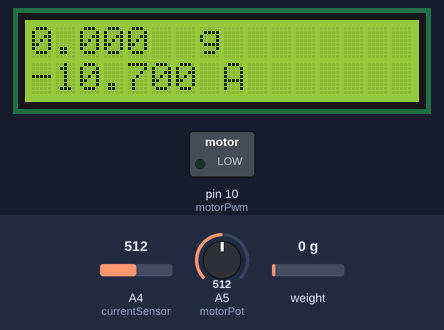
Simulated run of this sketch. Board: Arduino Uno, built with avr-gcc and run on an emulated ATmega328P. Shown: 16×2 character LCD, switched loads named in the sketch (green lamp = pin HIGH). The inputs (shaded band) are chosen by the test bench; at power-on: weight on the scale 0 g, A4 (currentSensor) = 512, A5 (motorPot) = 512. What the sketch prints to the serial monitor is not drawn.

Above: at 2.2 s.
2.3 s: weight on the scale set to 100 g
At 2.8 s:
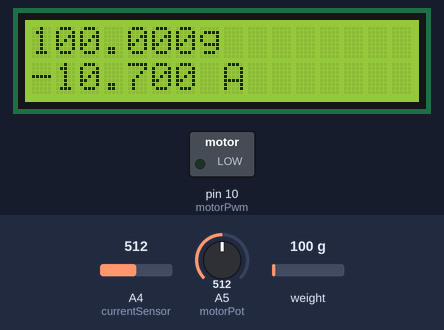
3.8 s: A4 (currentSensor) set to 716
At 4.3 s:
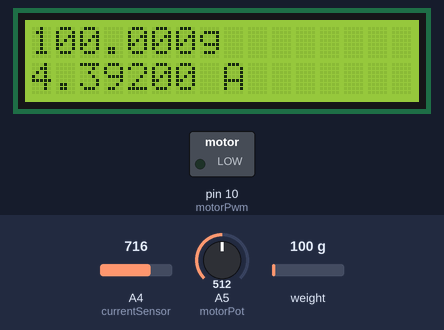
5.3 s: weight on the scale set to 1250 g
At 6.5 s:
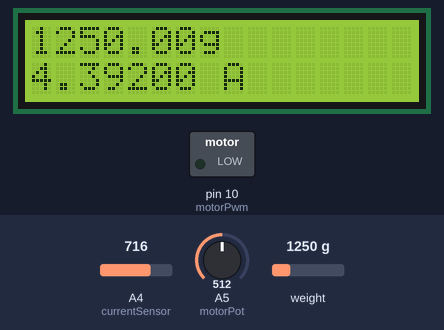
6.8 s: A4 (currentSensor) set to 900
At 8.0 s:
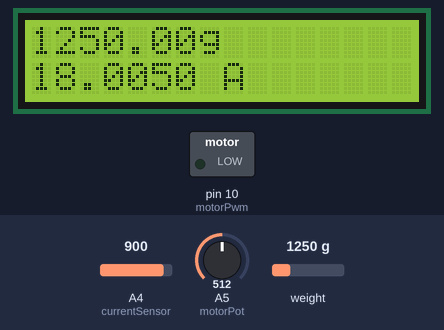
8.3 s: A5 (motorPot) set to 900
11.3 s: weight on the scale set to 2500 g
At 11.7 s:
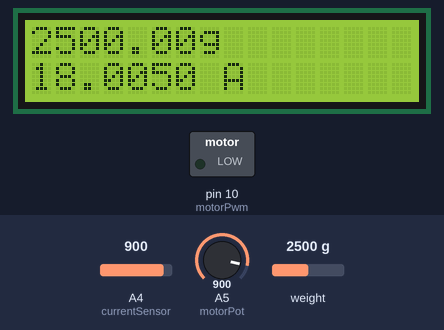
Timing chart, 0 to 13.9 s (numbered marks = the images above; inputs shaded):
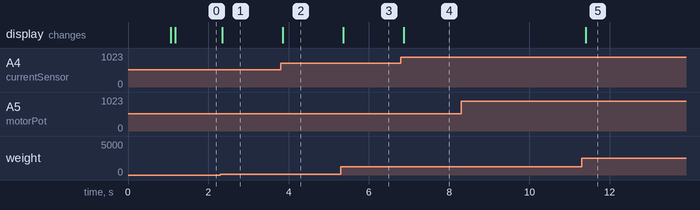

Measured:
- after the input at 2.3 s, the display: changes after 0.05 s (image 1)
- after the input at 3.8 s, the display: changes after 0.06 s (image 2)
- after the input at 5.3 s, the display: changes after 0.06 s (image 3)
- after the input at 6.8 s, the display: changes after 0.07 s (image 4)
- after the input at 11.3 s, the display: changes after 0.11 s (image 5)

The sketch:

motorThrust.ino
```cpp
// include the library code:
#include <LiquidCrystal.h>
#include "HX711.h"
const int LOADCELL_DOUT_PIN = 3;
const int LOADCELL_SCK_PIN = 2;
const int currentSensor=A4;
const int motorPot=A5;
const int motorPwm=10;
const int rs = 12, en = 11, d4 = 7, d5 = 6, d6 = 5, d7 = 4;
int sensitivity = 66;
double adcVoltage= 0;
int offsetVoltage = 2500;
double currentValue=0;
double pwmValue;
double reading=0;
LiquidCrystal lcd(rs, en, d4, d5, d6, d7);
HX711 scale;

void setup() {
  lcd.begin(16, 2);
  Serial.begin(38400);
  scale.begin(LOADCELL_DOUT_PIN, LOADCELL_SCK_PIN);
  pinMode(A4,INPUT);
  pinMode(A5,INPUT);
  pinMode(motorPwm,OUTPUT);
  scale.set_scale(390.f);
  scale.tare();
}

void loop() {
  //handle motor rotation based on potentiometer rotation
  pwmValue=map(analogRead(motorPot),0,1024,1000,2000);
  if(pwmValue>1050)
   {digitalWrite(motorPwm,HIGH);
    delayMicroseconds(pwmValue);
    digitalWrite(motorPwm,LOW);
    delayMicroseconds(pwmValue);
   }
  //Handles current sensor readings
  adcVoltage = (analogRead(currentSensor) / 1024.0) * 5000;
  currentValue = ((adcVoltage - offsetVoltage) / sensitivity);
  if(!isnan(currentValue))
   {
    lcd.setCursor(0,1);
   lcd.print(currentValue-10.7,3);
   lcd.setCursor(8,1);
   lcd.print('A');
   }
   if(scale.is_ready())
    {lcd.setCursor(0,0);
    reading = scale.get_units();
    lcd.print(reading,3);
    lcd.setCursor(7,0);
    lcd.print('g');}
    Serial.println(reading);
  //delay(1000);

}
```
